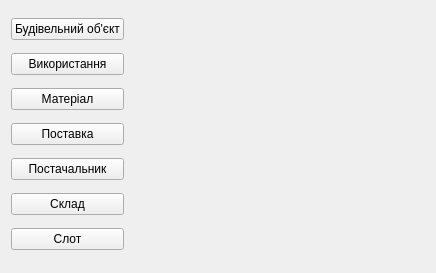
<?xml version="1.0" encoding="UTF-8"?>
<ui version="4.0">
 <class>addRecordsTabWidget</class>
 <widget class="QWidget" name="addRecordsTabWidget">
  <property name="geometry">
   <rect>
    <x>0</x>
    <y>0</y>
    <width>436</width>
    <height>273</height>
   </rect>
  </property>
  <property name="windowTitle">
   <string>Form</string>
  </property>
  <layout class="QHBoxLayout" name="horizontalLayout_3">
   <item>
    <layout class="QHBoxLayout" name="horizontalLayout_2">
     <item>
      <layout class="QVBoxLayout" name="verticalLayout">
       <item>
        <widget class="QPushButton" name="BuildingObjectAddRecordButton">
         <property name="text">
          <string>Будівельний об'єкт</string>
         </property>
        </widget>
       </item>
       <item>
        <widget class="QPushButton" name="UsingAddRecordButton">
         <property name="text">
          <string>Використання</string>
         </property>
        </widget>
       </item>
       <item>
        <widget class="QPushButton" name="MaterialAddRecordButton">
         <property name="text">
          <string>Матеріал</string>
         </property>
        </widget>
       </item>
       <item>
        <widget class="QPushButton" name="DevileryAddRecordButton">
         <property name="text">
          <string>Поставка</string>
         </property>
        </widget>
       </item>
       <item>
        <widget class="QPushButton" name="SuplierAddRecordButton">
         <property name="text">
          <string>Постачальник</string>
         </property>
        </widget>
       </item>
       <item>
        <widget class="QPushButton" name="StorageAddRecordButton">
         <property name="text">
          <string>Склад</string>
         </property>
        </widget>
       </item>
       <item>
        <widget class="QPushButton" name="SlotAddRecordButton">
         <property name="text">
          <string>Слот</string>
         </property>
        </widget>
       </item>
      </layout>
     </item>
     <item>
      <layout class="QHBoxLayout" name="horizontalLayout">
       <item>
        <widget class="QWidget" name="recordsAdderWidget" native="true">
         <property name="sizePolicy">
          <sizepolicy hsizetype="Expanding" vsizetype="Expanding">
           <horstretch>0</horstretch>
           <verstretch>0</verstretch>
          </sizepolicy>
         </property>
        </widget>
       </item>
      </layout>
     </item>
    </layout>
   </item>
  </layout>
 </widget>
 <resources/>
 <connections/>
</ui>
